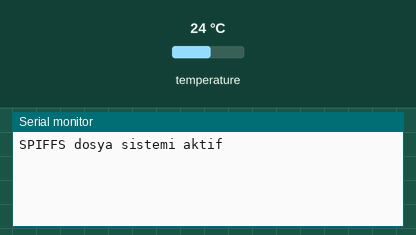
This sketch was run on a simulated ESP8266 (NodeMCU). Shown: the last lines printed to the serial monitor. The inputs (shaded band) are chosen by the test bench; at power-on: temperature 24 °C. Storage starts empty.

Above: at 1.2 s.
1.3 s: temperature set to 12 °C
At 2.6 s:
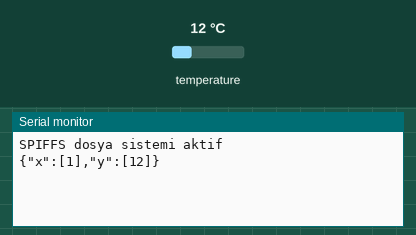
4.2 s: temperature set to 19 °C
At 5.6 s:
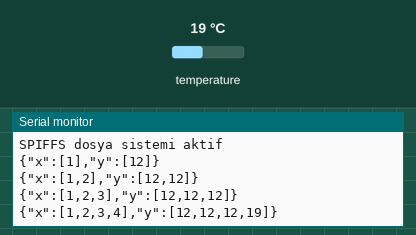

The sketch:

9-11-14-1626_json_data_log_ESP-8266_filesystem_for_javascrip.ino
```cpp
#include <ESP8266WiFi.h>
#include <WiFiClient.h>
#include <ESP8266WebServer.h>
#include <OneWire.h>
#include <DallasTemperature.h>
#include <FS.h>
#include <ArduinoJson.h>

#define ONE_WIRE_BUS 5                          //D1 pin of nodemcu
OneWire oneWire(ONE_WIRE_BUS);
DallasTemperature sensors(&oneWire);            // Pass the oneWire reference to Dallas Temperature.


 unsigned long zaman1=0;
 unsigned long k=0;

ESP8266WebServer server(80);
//Enter your SSID and PASSWORD
const char* ssid = "ESP8266";
const char* password = "12345678";

DynamicJsonDocument doc(1680);
JsonArray x = doc.createNestedArray("x");
JsonArray y = doc.createNestedArray("y");


void setup(void){
  sensors.begin();

  Serial.begin(115200);
  SPIFFS.begin();
  if(SPIFFS.begin()){
     Serial.println("SPIFFS dosya sistemi aktif");
    //return;
  }

    File file1 = SPIFFS.open("/d3.v4.min.js", "r");
  if(file1){
    Serial.println("file1 acildi");

  }
      File file2 = SPIFFS.open("/index.html", "r");
  if(file2){
    Serial.println("file2 acildi");

  }

      File file3 = SPIFFS.open("/data5.json", "r");
  if(file3){
    Serial.println("data5 acildi99999");

  }

  WiFi.softAP(ssid, password);
  IPAddress IP = WiFi.softAPIP();

  server.serveStatic("/", SPIFFS, "/index.html");
  server.serveStatic("/d3.v4.min.js", SPIFFS, "/d3.v4.min.js");
  server.serveStatic("/data5.json", SPIFFS, "/data5.json");
  server.begin();

}

void dataekle(){
  unsigned long zaman2 = millis();
  if ( zaman2 - zaman1 > 1000 ) {
    sensors.requestTemperatures();
    float a = sensors.getTempCByIndex(0);
    zaman1=zaman2;

  File file5 = SPIFFS.open("/data5.json", "w");
    if(!file5){
    Serial.println("data5.json ACILMADI");
    }


  ////////////////////////////////////////////////////////////////////////////////
  if ( x.size() < 50 ) {
  x.add(zaman1/1000);
  y.add(a);
  //doc["x"][k]=k;
 serializeJson(doc, file5);//doc json alanini file5 e yani data6.json dosyasina a yazar
 serializeJson(doc, Serial); Serial.println("");//doc json alanini Seri port ekranina yazar ve alt satira gecer

 //file5.close();
  }
  else{


    doc["x"][49-k]=49-k;
    doc["y"][49-k]=a;
    serializeJson(doc, file5);
    serializeJson(doc, Serial); Serial.println("");//doc json alanini Seri port ekranina yazar ve alt satira gecer
    k=(k+1);
    if ( k>=50){k=0;}
    Serial.print(k);Serial.println("*******");
    }


  }

}


void loop(void){
  server.handleClient();
 dataekle();


}
```

Measured:
- after the input at 1.3 s, the serial monitor: prints a new line after 0.47 s (image 1)
- after the input at 4.2 s, the serial monitor: prints a new line after 0.57 s (image 2)
